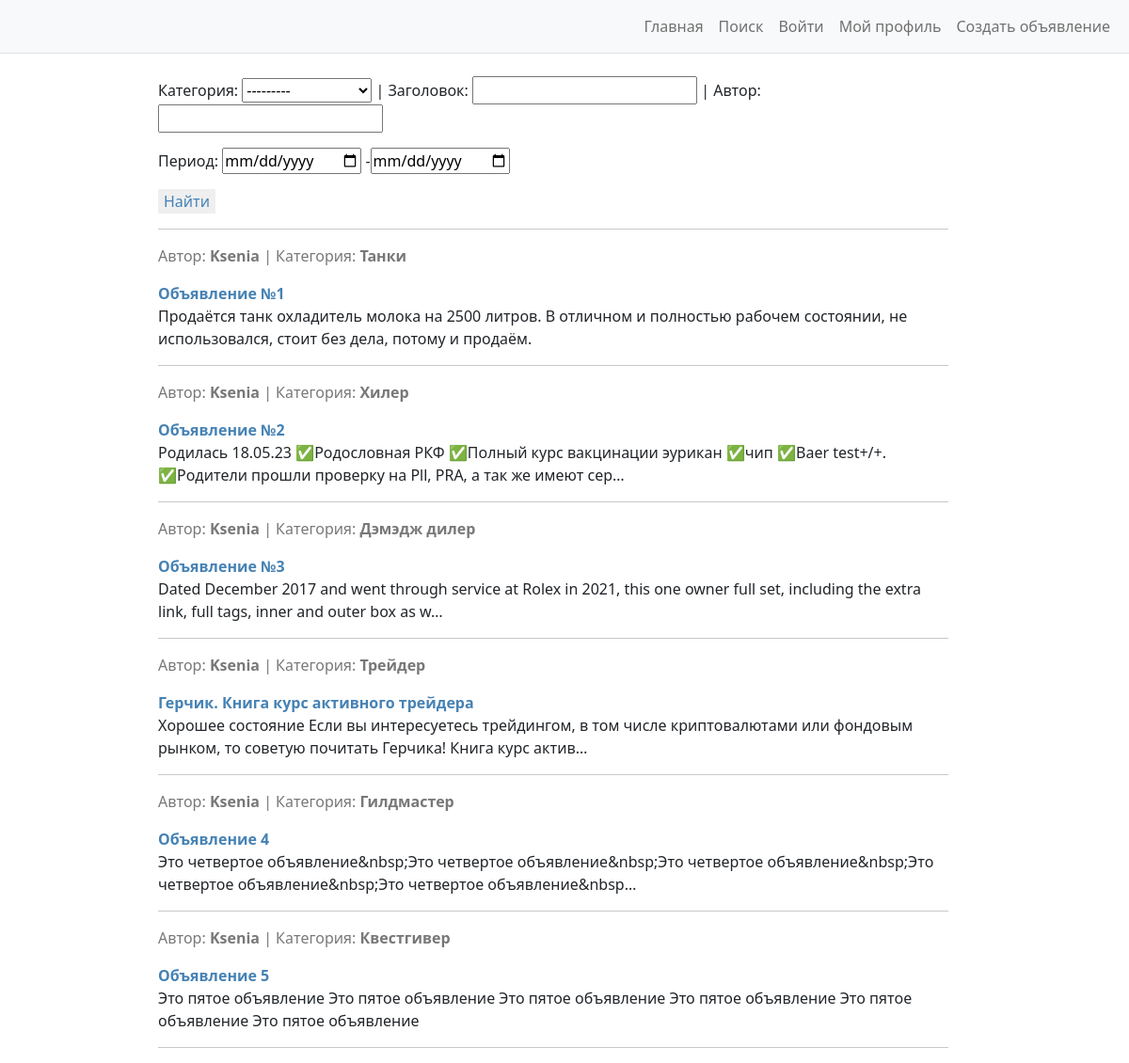
The page /search/ on the database as committed earlier.
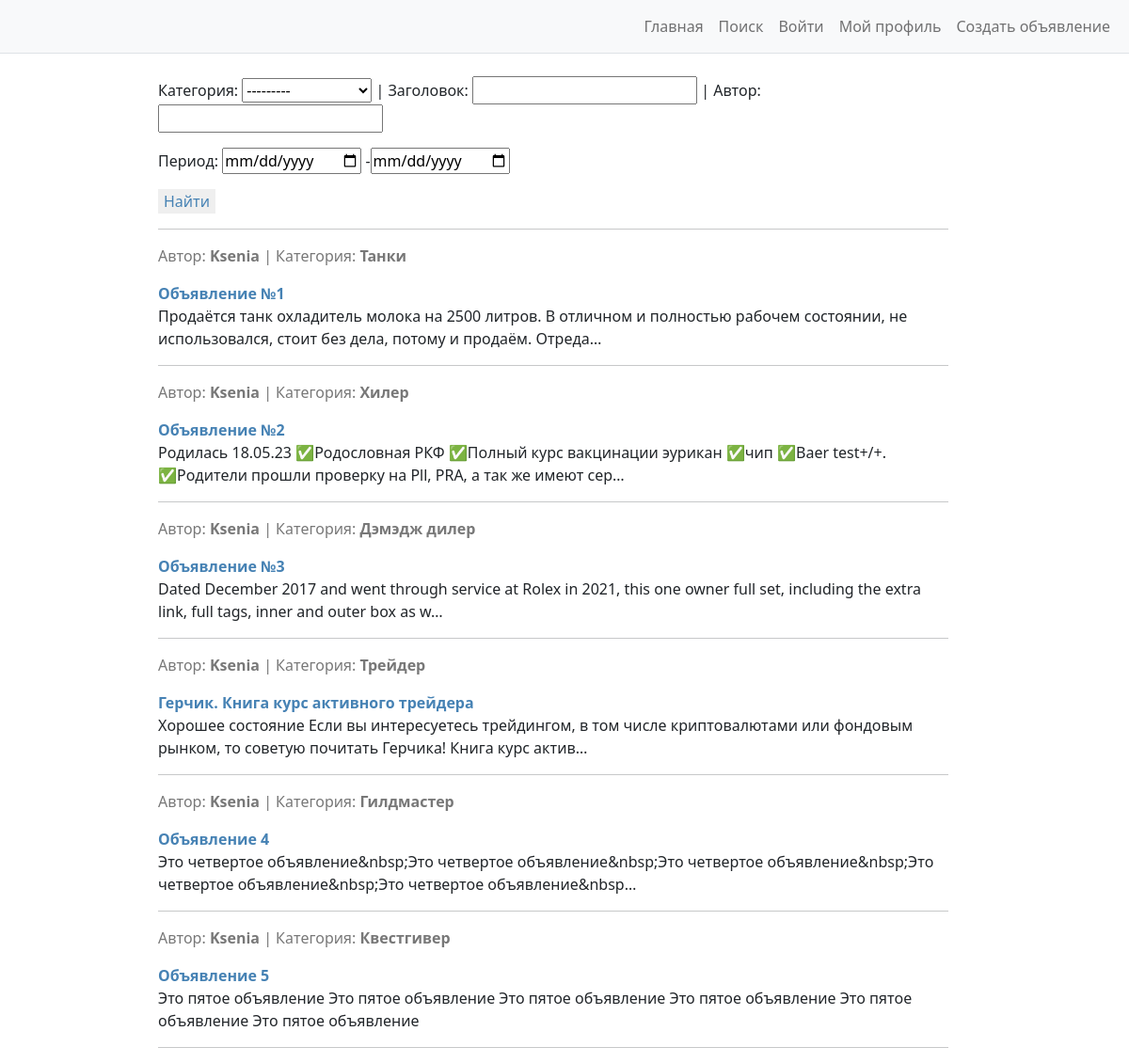
The same page on the database as committed later.
### advertisments/models.py (models this page shows, shortened)
class Ad(models.Model):
    pub_date = models.DateTimeField(
        auto_now_add=True
    )
    author = models.ForeignKey(
        to=User,
        on_delete=models.CASCADE,
    )
    title = models.CharField(
        max_length=255,
        help_text='До 255 символов',
    )
    category = models.CharField(
        max_length=18,
        choices=CATEGORIES,
        default=None,
    )
    content = RichTextUploadingField(
        blank=True
    )
    class Meta:
        ordering = ['pub_date']
        verbose_name = 'Объявление'
        verbose_name_plural = 'Объявления'

### advertisments/views.py (the view)
# urls.py: path('search/', AdsSearchView.as_view(), name = 'ads_search'),
class AdsSearchView(ListView):
    model = Ad
    template_name = 'ads_search.html'
    context_object_name = 'ads'
    def get_context_data(self, *, object_list=None, **kwargs):
        context = super().get_context_data()
        context['filter'] = AdsFilter(self.request.GET, queryset=self.get_queryset())
        return context

### advertisments/templates/ads_search.html
{% extends 'base.html' %}
{% block content %}
<div class="container-fluid" id="centerLayer">
    <br />
    <form method="GET">
        <p>
            Категория: {{ filter.form.category }} |
            Заголовок: {{ filter.form.title }} |
            Автор: {{ filter.form.author }}
        </p>
        <p>
            Период: {{ filter.form.pub_date }}
        </p>
        <p>
            <input type="submit" value="Найти" style="color: #4682B4; border: #4682B4">
        </p>
        <hr>
    </form>
    {% if ads %}
        {% for ad in filter.qs %}
            <p style="color:rgb(120, 120, 120)">
                Автор: <b>{{ ad.author }}</b> | Категория: <b>{{ ad.category }}</b>
            </p>
            <p>
                <a style="color:#4682B4" href="{% url 'ads_detail' ad.id %}"><b>{{ ad.title }}</b></a>
                <br />
                {{ ad.content|striptags|truncatechars:150 }}
            </p>
            <hr>
        {% endfor %}
    {% else %}
        <h3>К сожалению, объявлений, подходящих по данным параметрам нет.</h3>
    {% endif %}
</div>
{% endblock content %}

Rows that differ between the two databases and show on the page:
changed Ad "Танки": content "Продаётся танк охладитель молока на 2500 литров. В отличном и полностью рабочем состоянии, не использовался, стоит без дела, потому и продаём." → "Продаётся танк охладитель молока на 2500 литров. В отличном и полностью рабочем состоянии, не использовался, стоит без дела, потому и продаём. Отреда…"
